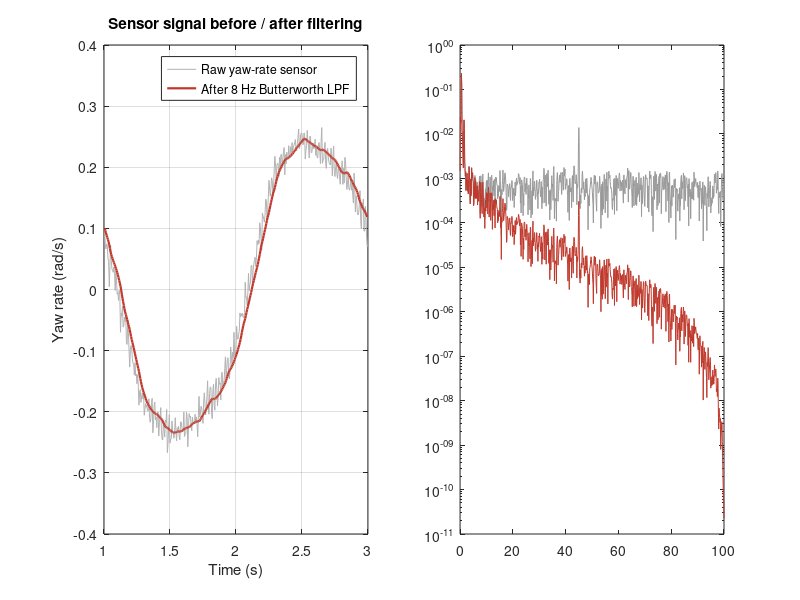

MATLAB code for this plot: (Note: this script raises an error after producing the figure.)
function esc_simulation
% ESC (Electronic Stability Control) - Control Systems + DSP simulation
% Alan A Samkutty, S5 ECA - Topic 12
%
% Chain: yaw-rate sensor (noise + vibration) -> 200 Hz sampling ->
%        8 Hz Butterworth low-pass (DSP) -> PI yaw-rate controller ->
%        corrective yaw moment Mz -> single-track vehicle (plant)
%
% Cases compared: no ESC, ESC with RAW sensor feedback, ESC with FILTERED feedback.
% Run:  esc_simulation      (MATLAB R2016b or later; needs Signal Processing Toolbox for butter)

clc; close all;

%% ---------------- Vehicle and simulation parameters ----------------
p.m  = 1500;        % mass (kg)
p.Iz = 2500;        % yaw inertia (kg m^2)
p.a  = 1.2;         % CG to front axle (m)
p.b  = 1.5;         % CG to rear axle (m)
p.g  = 9.81;
p.L  = p.a + p.b;
p.mu = 0.45;        % road friction (slippery road)
p.Fzf = p.m*p.g*p.b/p.L;      % front axle load (N)
p.Fzr = p.m*p.g*p.a/p.L;      % rear axle load (N)
p.Cf = 60000;       % front cornering stiffness (N/rad)
p.Cr = 60000;       % rear cornering stiffness (N/rad)
p.vx = 25;          % constant forward speed (m/s)
p.Kus = p.m/p.L*(p.b/p.Cf - p.a/p.Cr);   % understeer gradient

p.dt   = 1e-3;      % plant integration step (s)
p.T    = 8;         % simulation time (s)
p.fs   = 200;       % sensor / controller sampling rate (Hz)
p.step = round(1/(p.fs*p.dt));
p.fc   = 8;         % low-pass cut-off (Hz)
p.Kp   = 9000;      % PI gains
p.Ki   = 14000;
p.MzMax = 6000;     % yaw-moment limit (N m)

%% ---------------- Run the three cases ----------------
R.off  = run_case('off',  p);
R.raw  = run_case('raw',  p);
R.filt = run_case('filt', p);

%% ---------------- Performance numbers ----------------
rmsf = @(x) sqrt(mean(x.^2));
names = {'off','raw','filt'};
labels = {'No ESC','ESC raw feedback','ESC filtered feedback'};
fprintf('\n%-24s %-18s %-16s %-18s\n','Case','RMS yaw err (rad/s)','Peak beta (deg)','Mz chatter (RMS step)');
for k = 1:3
    c = R.(names{k});
    fprintf('%-24s %-18.4f %-16.2f %-18.1f\n', labels{k}, rmsf(c.rdes-c.r), max(abs(c.beta)), rmsf(diff(c.Mz)));
end

%% ---------------- Figure 1: DSP stage (time + FFT) ----------------
f = R.filt; t = f.t;
figure('Name','DSP stage','Position',[100 100 1100 380]);
subplot(1,2,1);
idx = t>1 & t<3;
plot(t(idx), f.rmeas(idx), 'Color',[0.7 0.7 0.7]); hold on;
plot(t(idx), f.rfb(idx),   'Color',[0.75 0.22 0.17], 'LineWidth',1.6);
xlabel('Time (s)'); ylabel('Yaw rate (rad/s)');
legend('Raw yaw-rate sensor','After 8 Hz Butterworth LPF','Location','best');
title('Sensor signal before / after filtering'); grid on;

subplot(1,2,2);
[fr, X1] = spec(f.rmeas, p.fs);
[~,  X2] = spec(f.rfb,   p.fs);
semilogy(fr, X1, 'Color',[0.6 0.6 0.6]); hold on;
semilogy(fr, X2, 'Color',[0.75 0.22 0.17]);
xline(p.fc,'--k',sprintf('f_c = %d Hz',p.fc));
xlim([0 100]); xlabel('Frequency (Hz)'); ylabel('Magnitude');
legend('Raw','Filtered'); title('FFT spectrum (f_s = 200 Hz)'); grid on;

%% ---------------- Figure 2: filter frequency response ----------------
[bf, af] = butter(2, p.fc/(p.fs/2));
figure('Name','Filter response','Position',[100 100 700 350]);
freqz(bf, af, 1024, p.fs); title('2nd-order Butterworth LPF (8 Hz) - magnitude and phase (lag)');

%% ---------------- Figure 3: closed-loop results ----------------
figure('Name','Closed loop','Position',[100 100 1300 380]);
subplot(1,3,1);
plot(t, R.off.rdes,'k--'); hold on;
plot(t, R.off.r,'Color',[0.75 0.22 0.17]);
plot(t, R.filt.r,'Color',[0.10 0.50 0.22]);
xlabel('Time (s)'); title('Yaw rate (rad/s)');
legend('Desired','No ESC','ESC (filtered feedback)','Location','best'); grid on;

subplot(1,3,2);
plot(t, R.off.beta,'Color',[0.75 0.22 0.17]); hold on;
plot(t, R.filt.beta,'Color',[0.10 0.50 0.22]);
xlabel('Time (s)'); title('Body sideslip angle (deg)');
legend('No ESC','ESC','Location','best'); grid on;

subplot(1,3,3);
plot(t, R.raw.Mz,'Color',[0.90 0.50 0.13]); hold on;
plot(t, R.filt.Mz,'Color',[0.10 0.37 0.71],'LineWidth',1.2);
xlabel('Time (s)'); title('Corrective yaw moment M_z (N m)');
legend('Raw feedback','Filtered feedback','Location','best'); grid on;
end

%% =====================================================================
function out = run_case(mode, p)
% Simulates one case. mode: 'off' | 'raw' | 'filt'
rng(3);                                   % same noise sequence for every case
N  = round(p.T/p.dt);
nrec = ceil(N/5);
rec.t=zeros(1,nrec); rec.r=rec.t; rec.rdes=rec.t; rec.rmeas=rec.t;
rec.rfb=rec.t; rec.Mz=rec.t; rec.beta=rec.t; rec.d=rec.t;

[bf, af] = butter(2, p.fc/(p.fs/2));      % DSP: low-pass filter
zf = zeros(max(length(af),length(bf))-1, 1);

tire = @(alpha, C, Fz) p.mu*Fz*tanh(C*alpha/(p.mu*Fz));   % saturating tyre force

vy = 0; r = 0; Mz = 0; I = 0; rfb = 0; rm = 0;
Ts = 1/p.fs; k = 0;
rlim = 0.85*p.mu*p.g/p.vx;

for i = 0:N-1
    t = i*p.dt;

    % driver steering input: 0.5 Hz sine, 2.6 deg amplitude, 0.5 s to 6 s
    if t > 0.5 && t < 6
        d = 0.045*sin(2*pi*0.5*t)*min(1, t/0.3);
    else
        d = 0;
    end

    % tyre slip angles and lateral forces (single-track model)
    af_ = d - (vy + p.a*r)/p.vx;
    ar_ =   - (vy - p.b*r)/p.vx;
    Ff = tire(af_, p.Cf, p.Fzf);
    Fr = tire(ar_, p.Cr, p.Fzr);

    % ---------- sampled sensor + DSP + controller (every Ts) ----------
    if mod(i, p.step) == 0
        % sensor: true yaw rate + white noise + 45 Hz vibration
        rm = r + 0.012*randn + 0.015*sin(2*pi*45*t);

        % DSP stage
        if strcmp(mode,'filt')
            [rfb, zf] = filter(bf, af, rm, zf);   % one-sample IIR update
        else
            rfb = rm;
        end

        % reference yaw rate from driver input, limited by friction
        rdes = p.vx*d/(p.L + p.Kus*p.vx^2);
        rdes = min(max(rdes, -rlim), rlim);

        % PI controller with anti-windup (integrator clamp) and saturation
        e = rdes - rfb;
        if strcmp(mode,'off')
            Mz = 0;
        else
            I  = min(max(I + e*Ts, -0.3), 0.3);
            Mz = min(max(p.Kp*e + p.Ki*I, -p.MzMax), p.MzMax);
        end
    end

    % ---------- plant: yaw dynamics ----------
    vy_dot = (Ff*cos(d) + Fr)/p.m - p.vx*r;
    r_dot  = (p.a*Ff*cos(d) - p.b*Fr + Mz)/p.Iz;
    vy = vy + vy_dot*p.dt;
    r  = r  + r_dot*p.dt;

    % ---------- logging (every 5 ms) ----------
    if mod(i,5) == 0
        k = k + 1;
        rd = p.vx*d/(p.L + p.Kus*p.vx^2);
        rec.t(k)=t; rec.r(k)=r; rec.rdes(k)=min(max(rd,-rlim),rlim);
        rec.rmeas(k)=rm; rec.rfb(k)=rfb; rec.Mz(k)=Mz;
        rec.beta(k)=atan2d(vy, p.vx); rec.d(k)=d;
    end
end
out = structfun(@(x) x(1:k), rec, 'UniformOutput', false);
end

%% =====================================================================
function [fr, X] = spec(x, fs)
% Single-sided amplitude spectrum with Hann window
x = x(:) - mean(x);
w = hann(length(x));
X = abs(fft(x.*w))/sum(w)*2;
n = length(x);
X = X(1:floor(n/2)+1);
fr = (0:floor(n/2))'*fs/n;
end
